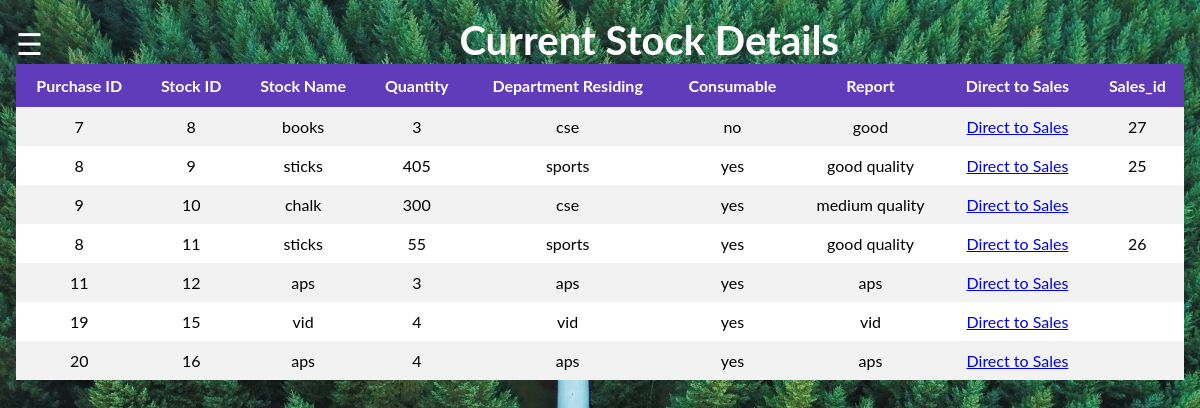
Page /current.php (signed in) on the committed database.
### tables this page shows
CREATE TABLE `stock_details` (
  `purchase_id` int(11) DEFAULT NULL,
  `stock_id` int(11) NOT NULL AUTO_INCREMENT,
  `stock_name` varchar(100) DEFAULT NULL,
  `quantity` int(11) DEFAULT NULL,
  `dept_residing` varchar(100) DEFAULT NULL,
  `consumable` varchar(3) DEFAULT NULL,
  `report` longtext,
  `sales_id` int(11) DEFAULT NULL,
  PRIMARY KEY (`stock_id`)
);

### current.php (the view, shortened to what this page needs)
<!DOCTYPE html>
<html>
<head>
</head>
<body>
<div id="main">
  <span style="font-size:30px;cursor:pointer;color:#ffffff;" onclick="openNav()">&#9776; </span>
  <span style="color:white;font-size:40px;text-align:center;padding-left:35%;padding-bottom:30px;font-weight: bold;">Current Stock Details</span>
  <table>
  <tr>
    <th>Purchase ID</th>
    <th>Stock ID</th>
    <th>Stock Name</th>
    <th>Quantity</th>
    <th>Department Residing</th>
    <th>Consumable</th>
    <th>Report</th>
    <th>Direct to Sales</th>
    <th>Sales_id</th>
    </tr>
  <?php
  include "connection.php";
  $sql="select purchase_id,stock_id,stock_name, quantity,dept_residing,consumable,report,sales_id from stock_details";
  $result = $db -> query($sql);
  if ($result->num_rows > 0){
    while($row = $result->fetch_assoc()){
    ?>
      <tr>
      <td><?php echo $row['purchase_id'];?></td>
      <td><?php echo $row['stock_id'];?></td>
      <td><?php echo $row['stock_name'];?></td>
      <td><?php echo $row['quantity'];?></td>
      <td><?php echo $row['dept_residing'];?></td>
      <td><?php echo $row['consumable'];?></td>
      <td><?php echo $row['report'];?></td>
      <td><a href="sal.php?saled=1&sid=<?php echo $row['stock_id'];?>">Direct to Sales</td>
      <td><?php echo $row['sales_id'];?></td>
      </tr>
  <?php
    }
  }
  else{
    echo "<script>alert('no entries added');</script>";
  }
  ?>
</div>
</body>
</html>

### current.php (style rules this page uses)
* { margin: 0; padding: 0; }
body { font-family: "Lato", sans-serif; background-image: url("3.jpg"); background-size: cover; background-repeat: no-repeat; background-attachment: fixed; }
#main { transition: margin-left .5s; padding: 16px; }
table { border-collapse: collapse; width: 100%; text-align: center; }
td,th { border: 1px #603cba; padding: 8px; text-align: center; }
tr:nth-child(even) { background-color: #f2f2f2; }
tr:nth-child(odd) { background-color: #ffffff; }
th { padding-top: 12px; padding-bottom: 12px; padding: 12px; text-align: center; background-color: #603cba; color: white; }
td { text-align: center; padding:10px; }

### rows in the picture
stock_details: purchase "7", stock_id "8", stock_name "books", quantity "3", dept_residing "cse", consumable "no", report "good", sales "27"
stock_details: purchase "8", stock_id "9", stock_name "sticks", quantity "405", dept_residing "sports", consumable "yes", report "good quality", sales "25"
stock_details: purchase "9", stock_id "10", stock_name "chalk", quantity "300", dept_residing "cse", consumable "yes", report "medium quality"
stock_details: purchase "8", stock_id "11", stock_name "sticks", quantity "55", dept_residing "sports", consumable "yes", report "good quality", sales "26"
stock_details: purchase "11", stock_id "12", stock_name "aps", quantity "3", dept_residing "aps", consumable "yes", report "aps"
stock_details: purchase "19", stock_id "15", stock_name "vid", quantity "4", dept_residing "vid", consumable "yes", report "vid"
stock_details: purchase "20", stock_id "16", stock_name "aps", quantity "4", dept_residing "aps", consumable "yes", report "aps"
